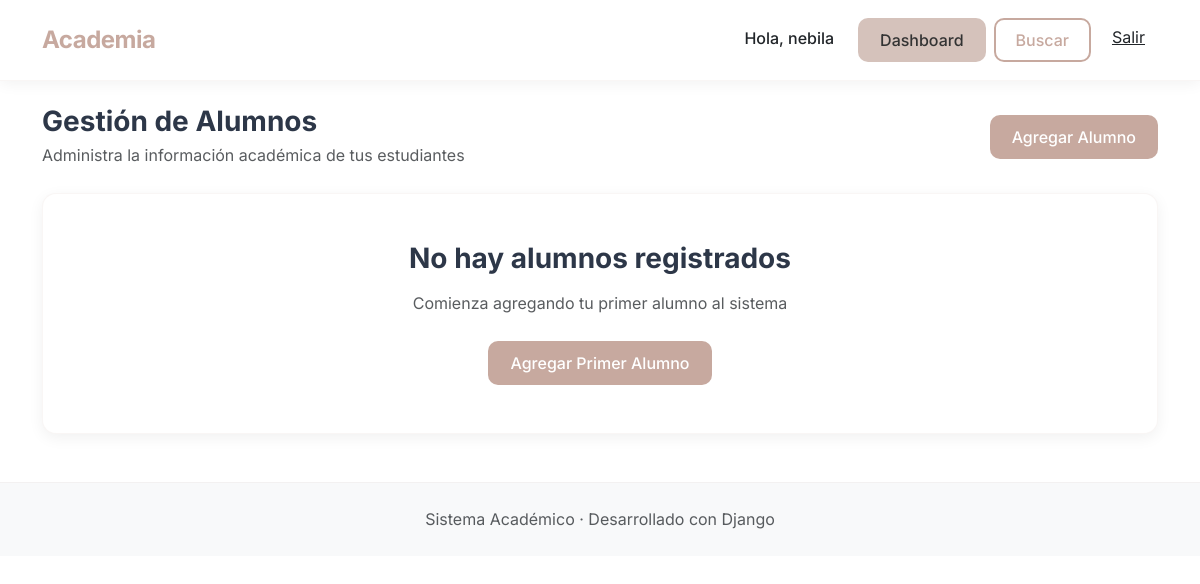
Before: /dashboard/ (signed in) with the older database file.
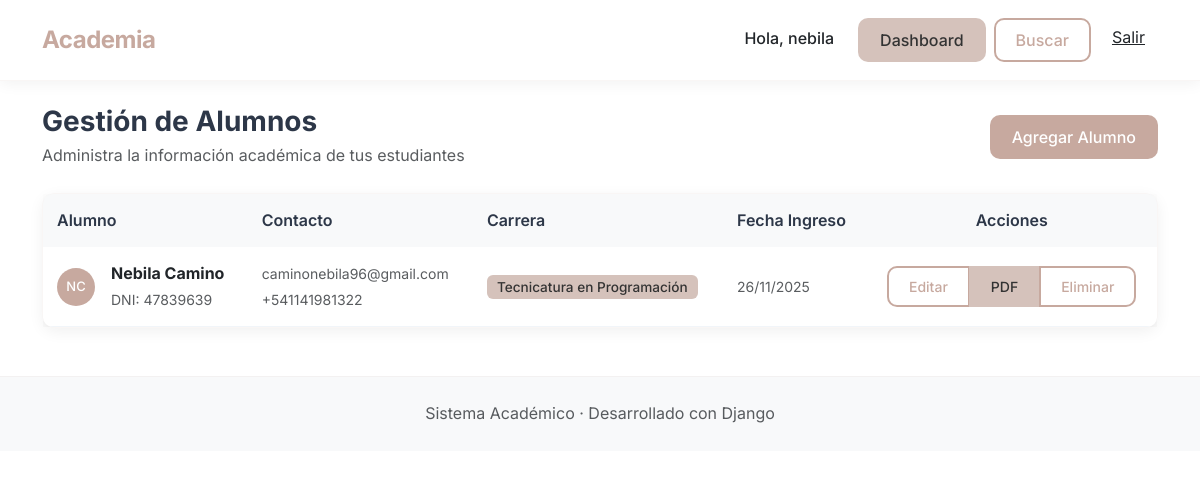
After: the same page with the newer database file.
### main/models.py (models this page shows, shortened)
class Alumno(models.Model):
    nombre = models.CharField(max_length=100)
    apellido = models.CharField(max_length=100)
    email = models.EmailField()
    carrera = models.CharField(max_length=100, blank=True, verbose_name="Carrera o Curso")
    dni = models.CharField(max_length=15, blank=True)
    telefono = models.CharField(max_length=20, blank=True)
    fecha_nacimiento = models.DateField(null=True, blank=True)
    fecha_inscripcion = models.DateField(auto_now_add=True)
    usuario = models.ForeignKey(User, on_delete=models.CASCADE)

### main/views.py (the view)
# urls.py: path('dashboard/', views.dashboard, name='dashboard'),
@login_required
def dashboard(request):
    alumnos = Alumno.objects.filter(usuario=request.user)
    return render(request, 'main/dashboard.html', {'alumnos': alumnos})

### templates/main/dashboard.html (shortened to what this page needs)
{% extends 'base.html' %}
{% block content %}
<div class="d-flex justify-content-between align-items-center mb-4">
    <div>
        <h1 class="h3 fw-bold mb-1">Gestión de Alumnos</h1>
        <p class="text-muted mb-0">Administra la información académica de tus estudiantes</p>
    </div>
    <a href="{% url 'agregar_alumno' %}" class="btn btn-primary-custom">
        Agregar Alumno
    </a>
</div>
{% if alumnos %}
<div class="card-modern fade-in-up">
    <div class="table-responsive">
        <table class="table table-modern table-hover align-middle mb-0">
            <thead>
                <tr>
                    <th>Alumno</th>
                    <th>Contacto</th>
                    <th>Carrera</th>
                    <th>Fecha Ingreso</th>
                    <th class="text-center">Acciones</th>
                </tr>
            </thead>
            <tbody>
                {% for alumno in alumnos %}
                <tr class="fade-in-up">
                <td>
                        <div class="d-flex align-items-center">
                            <div class="avatar avatar-primary me-3">
                                {{ alumno.nombre|first }}{{ alumno.apellido|first }}
                            </div>
                            <div>
                                <strong>{{ alumno.nombre }} {{ alumno.apellido }}</strong>
                                {% if alumno.dni %}
                                <br><small class="text-muted">DNI: {{ alumno.dni }}</small>
                                {% endif %}
                            </div>
                        </div>
                    </td>
                    <td>
                        <div>
                            <small class="text-muted">{{ alumno.email }}</small>
                            {% if alumno.telefono %}
                            <br><small class="text-muted">{{ alumno.telefono }}</small>
                            {% endif %}
                        </div>
                    </td>
                    <td>
                        {% if alumno.carrera %}
                        <span class="badge-custom">{{ alumno.carrera }}</span>
                        {% else %}
                        <span class="text-muted">-</span>
                        {% endif %}
                    </td>
                    <td>
                        <small class="text-muted">{{ alumno.fecha_inscripcion|date:"d/m/Y" }}</small>
                    </td>
                    <td class="text-center">
                        <div class="btn-group">
                            <a href="{% url 'editar_alumno' alumno.id %}" class="btn btn-sm btn-outline-custom">
                                Editar
                            </a>
                            <a href="{% url 'generar_pdf_alumno' alumno.id %}" class="btn btn-sm btn-secondary-custom">
                                PDF
                            </a>
                            <a href="{% url 'eliminar_alumno' alumno.id %}" class="btn btn-sm btn-outline-custom">
                                Eliminar
                            </a>
                        </div>
                    </td>
                </tr>
                {% endfor %}
            </tbody>
        </table>
    </div>
</div>
{% else %}
<div class="card-modern text-center p-5 fade-in-up">
    <h3 class="fw-bold mb-3">No hay alumnos registrados</h3>
    <p class="text-muted mb-4">Comienza agregando tu primer alumno al sistema</p>
    <a href="{% url 'agregar_alumno' %}" class="btn btn-primary-custom">
        Agregar Primer Alumno
    </a>
</div>
{% endif %}
{% endblock %}

### templates/base.html (shortened to what this page needs)
<!DOCTYPE html>
<html lang="es">
<head>
    <link href="https://cdn.jsdelivr.net/npm/bootstrap@5.3.0/dist/css/bootstrap.min.css" rel="stylesheet">
    <link href="/static/css/styles.css" rel="stylesheet">
</head>
<body>
    <nav class="navbar navbar-expand-lg navbar-modern">
        <div class="container">
            <a class="navbar-brand navbar-brand-modern" href="{% url 'home' %}">
                Academia
            </a>
            <div class="navbar-nav ms-auto">
                {% if user.is_authenticated %}
                    <span class="nav-link text-dark me-3 fw-medium">Hola, {{ user.username }}</span>
                    <a class="btn btn-secondary-custom me-2" href="{% url 'dashboard' %}">Dashboard</a>
                    <a class="btn btn-outline-custom me-2" href="{% url 'scraper_buscar' %}">Buscar</a>
                    <a class="btn btn-link text-dark" href="{% url 'logout' %}">Salir</a>
                {% else %}
                    <a class="btn btn-outline-custom me-2" href="{% url 'login' %}">Ingresar</a>
                    <a class="btn btn-primary-custom" href="{% url 'registro' %}">Registrarse</a>
                {% endif %}
            </div>
        </div>
    </nav>
    <main class="container mt-4">
        {% block content %}
        {% endblock %}
    </main>
    <footer class="footer-modern mt-5 py-4">
        <div class="container text-center">
            <p class="text-muted mb-0">Sistema Académico · Desarrollado con Django</p>
        </div>
    </footer>
</body>
</html>

### static/css/styles.css (style rules this page uses)
:root { --primary: #C7A99F; --secondary: #D5C2BB; --accent: #E8D7D1; --white: #ffffff; --dark: #2d3748; --light: #f8f9fa; --soft-shadow: 0 4px 12px rgba(199, 169, 159, 0.15); }
body { background-color: var(--white); font-family: 'Inter', sans-serif; color: var(--dark); line-height: 1.6; }
.navbar-modern { background: var(--white); box-shadow: 0 2px 15px rgba(0, 0, 0, 0.06); padding: 1rem 0; border-bottom: 1px solid rgba(199, 169, 159, 0.1); }
.navbar-brand-modern { font-weight: 700; font-size: 1.5rem; color: var(--primary); letter-spacing: -0.5px; }
.btn-primary-custom { background: var(--primary); border: none; border-radius: 10px; color: white; font-weight: 500; padding: 10px 22px; transition: all 0.3s ease; }
.btn-secondary-custom { background: var(--secondary); border: none; border-radius: 10px; color: #333; font-weight: 500; padding: 10px 22px; transition: all 0.3s ease; }
.btn-outline-custom { border: 2px solid var(--primary); border-radius: 10px; color: var(--primary); font-weight: 500; padding: 8px 20px; background: transparent; transition: all 0.3s ease; }
.card-modern { background: var(--white); border: none; border-radius: 14px; box-shadow: 0 4px 15px rgba(0, 0, 0, 0.06); transition: all 0.3s ease; border: 1px solid rgba(199, 169, 159, 0.1); }
.footer-modern { background: var(--light); border-top: 1px solid rgba(199, 169, 159, 0.1); }
.badge-custom { background: var(--secondary); color: #333; border-radius: 6px; font-weight: 500; padding: 4px 10px; font-size: 0.85rem; }
.fade-in-up { animation: fadeInUp 0.5s ease-out; }
.table-modern { border-radius: 10px; overflow: hidden; box-shadow: 0 4px 15px rgba(0, 0, 0, 0.06); }
.table-modern th { background: var(--light); border: none; font-weight: 600; color: var(--dark); padding: 14px; }
.table-modern td { border-color: #f1f5f9; padding: 14px; vertical-align: middle; }
.avatar { width: 38px; height: 38px; border-radius: 50%; display: flex; align-items: center; justify-content: center; font-weight: 500; font-size: 13px; }
.avatar-primary { background: var(--primary); color: white; }

Changed rows visible on the page:
added Alumno: nombre|first "N", apellido|first "C", nombre "Nebila", apellido "Camino", dni "47839639", email "caminonebila96@gmail.com", telefono "+541141981322", carrera "Tecnicatura en Programación", fecha_inscripcion "26/11/2025"
Other visible differences:
text no longer shown: "No hay alumnos registrados Comienza agregando tu primer alumno al sistema Agregar Primer Alumno"
text now shown: "Alumno Contacto Carrera Fecha Ingreso Acciones"
